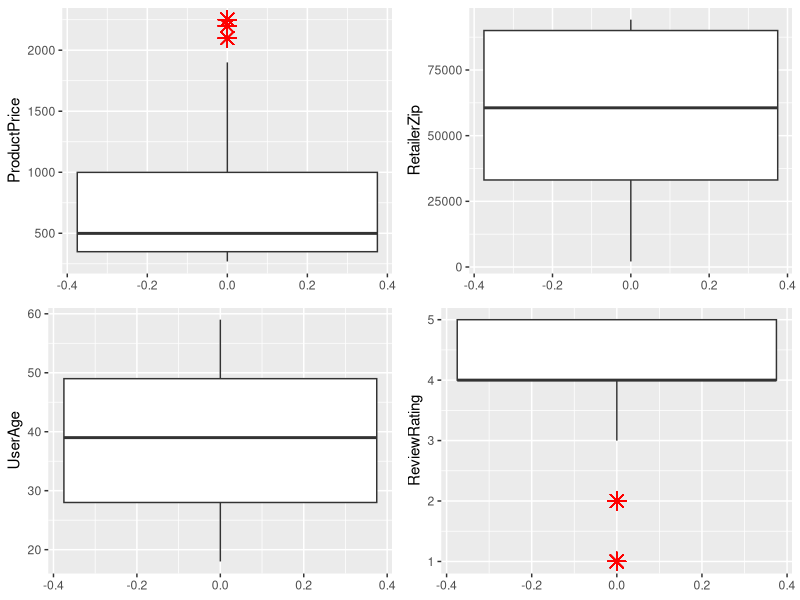
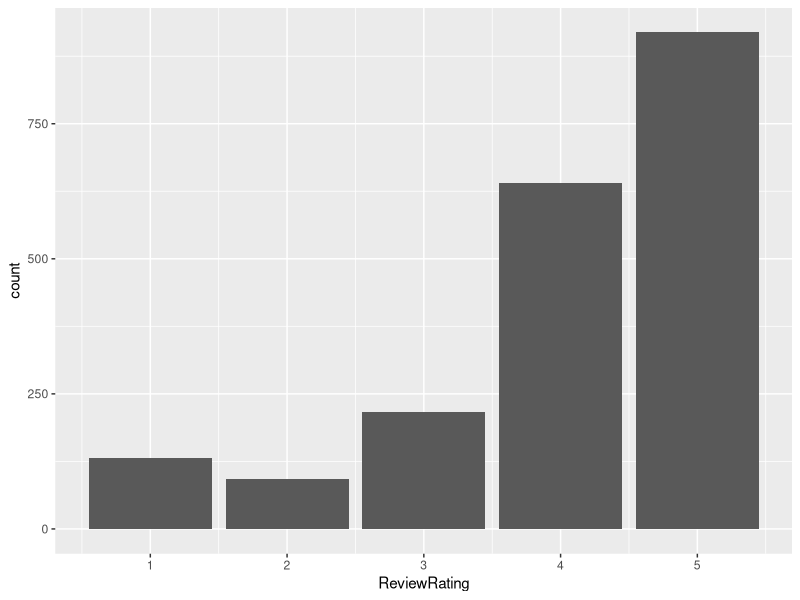

Reproduce these figures in R, in order.
library(tidyverse)
customers<-read_delim('./data/Customer Review.csv',delim = ',')
summary(customers)
# calculate sd
sd(customers$ProductPrice)
sd(customers$ReviewRating)
sd(customers$UserAge)
# unique category items
length(unique(customers$RetailerCity))
length(unique(customers$RetailerState))
length(unique(customers$UserOccupation))
length(unique(customers$RetailerZip))
length(unique(customers$RetailerName))
length(unique(customers$ManufacturerName))
length(unique(customers$UserID))
length(unique(customers$ProductModelName))
length(unique(customers$ProductCategory))
# detect outliers
library(gridExtra)
p1<-ggplot(customers,aes(y=ProductPrice))+geom_boxplot(outlier.colour = "red",outlier.shape = 8,outlier.size = 4)
p2<-ggplot(customers,aes(y=RetailerZip))+geom_boxplot(outlier.colour = "red",outlier.shape = 8,outlier.size = 4)
p3<-ggplot(customers,aes(y=UserAge))+geom_boxplot(outlier.colour = "red",outlier.shape = 8,outlier.size = 4)
p4<-ggplot(customers,aes(y=ReviewRating))+geom_boxplot(outlier.colour = "red",outlier.shape = 8,outlier.size = 4)

grid.arrange(p1,p2,p3,p4,nrow=2,ncol=2)

mean_price=mean(customers$ProductPrice)
mean_review=mean(customers$ReviewRating)

IQRCal<-function(Q1,Q3){
  IQR = Q3-Q1
  S = IQR*1.5
  UB = Q3+S
  LB = Q1-S
  result = c(LB,UB)
  return (result)
}

price_IQR=IQRCal(349,999)
review_IQR=IQRCal(4,5)
#replace the outliers with mean
customers$ProductPrice.fix<-ifelse(between(customers$ProductPrice,price_IQR[1],price_IQR[2]),customers$ProductPrice,mean_price)
customers$ReviewRating.fix<-ifelse(between(customers$ReviewRating,review_IQR[1],review_IQR[2]),customers$ReviewRating,mean_review)

ggplot(customers, aes(x=ReviewRating)) + geom_bar()

# Chi-square Test
subset_data<-customers[c('ProductCategory','ReviewRating')]
ProductCategory <- table(subset_data)
chisq.test(ProductCategory, correct=F)

subset_data<-customers[c('ProductPrice','ReviewRating')]
ProductPrice <- table(subset_data)
chisq.test(ProductPrice, correct=F)

subset_data<-customers[c('RetailerCity','ReviewRating')]
RetailerCity <- table(subset_data)
chisq.test(RetailerCity, correct=F) 

subset_data<-customers[c('ManufacturerName','ReviewRating')]
ManufacturerName <- table(subset_data)
chisq.test(ManufacturerName, correct=F)

subset_data<-customers[c('UserAge','ReviewRating')]
UserAge <- table(subset_data)
chisq.test(UserAge, correct=F)

subset_data<-customers[c('UserGender','ReviewRating')]
UserGender <- table(subset_data)
chisq.test(UserGender, correct=F)

subset_data<-customers[c('UserOccupation','ReviewRating')]
UserOccupation <- table(subset_data)
chisq.test(UserOccupation, correct=F)